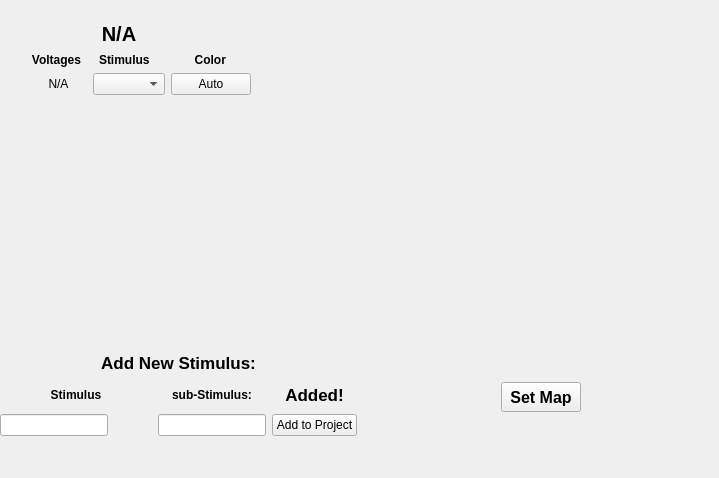
<?xml version="1.0" encoding="UTF-8"?>
<ui version="4.0">
 <class>Form</class>
 <widget class="QWidget" name="Form">
  <property name="geometry">
   <rect>
    <x>0</x>
    <y>0</y>
    <width>719</width>
    <height>478</height>
   </rect>
  </property>
  <property name="sizePolicy">
   <sizepolicy hsizetype="Fixed" vsizetype="Fixed">
    <horstretch>0</horstretch>
    <verstretch>0</verstretch>
   </sizepolicy>
  </property>
  <property name="minimumSize">
   <size>
    <width>695</width>
    <height>420</height>
   </size>
  </property>
  <property name="windowTitle">
   <string>Form</string>
  </property>
  <widget class="QPushButton" name="setMapBtn">
   <property name="geometry">
    <rect>
     <x>501</x>
     <y>382</y>
     <width>80</width>
     <height>30</height>
    </rect>
   </property>
   <property name="font">
    <font>
     <pointsize>12</pointsize>
     <weight>75</weight>
     <bold>true</bold>
    </font>
   </property>
   <property name="text">
    <string>Set Map</string>
   </property>
  </widget>
  <widget class="QWidget" name="">
   <property name="geometry">
    <rect>
     <x>0</x>
     <y>350</y>
     <width>357</width>
     <height>86</height>
    </rect>
   </property>
   <layout class="QGridLayout" name="gridLayout_4">
    <item row="1" column="2">
     <widget class="QLabel" name="label_15">
      <property name="font">
       <font>
        <weight>75</weight>
        <bold>true</bold>
       </font>
      </property>
      <property name="text">
       <string>sub-Stimulus:</string>
      </property>
      <property name="alignment">
       <set>Qt::AlignCenter</set>
      </property>
     </widget>
    </item>
    <item row="2" column="3">
     <widget class="QPushButton" name="addtoProjBtn">
      <property name="text">
       <string>Add to Project</string>
      </property>
     </widget>
    </item>
    <item row="2" column="0" colspan="2">
     <widget class="QLineEdit" name="stimLine">
      <property name="sizePolicy">
       <sizepolicy hsizetype="Fixed" vsizetype="Fixed">
        <horstretch>0</horstretch>
        <verstretch>0</verstretch>
       </sizepolicy>
      </property>
     </widget>
    </item>
    <item row="2" column="2">
     <widget class="QLineEdit" name="substimLine">
      <property name="sizePolicy">
       <sizepolicy hsizetype="Fixed" vsizetype="Fixed">
        <horstretch>0</horstretch>
        <verstretch>0</verstretch>
       </sizepolicy>
      </property>
     </widget>
    </item>
    <item row="1" column="0" colspan="2">
     <widget class="QLabel" name="label_14">
      <property name="font">
       <font>
        <weight>75</weight>
        <bold>true</bold>
       </font>
      </property>
      <property name="text">
       <string>Stimulus</string>
      </property>
      <property name="alignment">
       <set>Qt::AlignCenter</set>
      </property>
     </widget>
    </item>
    <item row="0" column="0" colspan="4">
     <widget class="QLabel" name="label_13">
      <property name="font">
       <font>
        <pointsize>13</pointsize>
        <weight>75</weight>
        <bold>true</bold>
       </font>
      </property>
      <property name="text">
       <string>Add New Stimulus:</string>
      </property>
      <property name="alignment">
       <set>Qt::AlignCenter</set>
      </property>
     </widget>
    </item>
    <item row="1" column="3">
     <widget class="QLabel" name="addedNewLabel">
      <property name="enabled">
       <bool>true</bool>
      </property>
      <property name="font">
       <font>
        <pointsize>13</pointsize>
        <weight>75</weight>
        <bold>true</bold>
       </font>
      </property>
      <property name="text">
       <string>Added!</string>
      </property>
      <property name="alignment">
       <set>Qt::AlignCenter</set>
      </property>
     </widget>
    </item>
   </layout>
  </widget>
  <widget class="QLabel" name="aux_1_title_label">
   <property name="geometry">
    <rect>
     <x>100</x>
     <y>20</y>
     <width>38</width>
     <height>27</height>
    </rect>
   </property>
   <property name="font">
    <font>
     <pointsize>15</pointsize>
     <weight>75</weight>
     <bold>true</bold>
    </font>
   </property>
   <property name="text">
    <string>N/A</string>
   </property>
   <property name="alignment">
    <set>Qt::AlignCenter</set>
   </property>
  </widget>
  <widget class="QWidget" name="">
   <property name="geometry">
    <rect>
     <x>30</x>
     <y>70</y>
     <width>221</width>
     <height>28</height>
    </rect>
   </property>
   <layout class="QHBoxLayout" name="horizontalLayout">
    <item>
     <widget class="QLabel" name="aux_1_label_1">
      <property name="text">
       <string>N/A</string>
      </property>
      <property name="alignment">
       <set>Qt::AlignCenter</set>
      </property>
     </widget>
    </item>
    <item>
     <widget class="QComboBox" name="aux_1_stimBox_1">
      <property name="maxVisibleItems">
       <number>20</number>
      </property>
     </widget>
    </item>
    <item>
     <widget class="QPushButton" name="aux_1_colorBtn_1">
      <property name="sizePolicy">
       <sizepolicy hsizetype="Preferred" vsizetype="Fixed">
        <horstretch>0</horstretch>
        <verstretch>0</verstretch>
       </sizepolicy>
      </property>
      <property name="text">
       <string>Auto</string>
      </property>
     </widget>
    </item>
   </layout>
  </widget>
  <widget class="QWidget" name="">
   <property name="geometry">
    <rect>
     <x>20</x>
     <y>50</y>
     <width>231</width>
     <height>20</height>
    </rect>
   </property>
   <layout class="QHBoxLayout" name="horizontalLayout_2">
    <item>
     <widget class="QLabel" name="aux_1_voltage_header_label">
      <property name="font">
       <font>
        <weight>75</weight>
        <bold>true</bold>
       </font>
      </property>
      <property name="text">
       <string>Voltages</string>
      </property>
      <property name="alignment">
       <set>Qt::AlignCenter</set>
      </property>
     </widget>
    </item>
    <item>
     <widget class="QLabel" name="label_2">
      <property name="font">
       <font>
        <weight>75</weight>
        <bold>true</bold>
       </font>
      </property>
      <property name="text">
       <string>Stimulus</string>
      </property>
      <property name="alignment">
       <set>Qt::AlignLeading|Qt::AlignLeft|Qt::AlignVCenter</set>
      </property>
     </widget>
    </item>
    <item>
     <widget class="QLabel" name="label_3">
      <property name="font">
       <font>
        <weight>75</weight>
        <bold>true</bold>
       </font>
      </property>
      <property name="text">
       <string>     Color</string>
      </property>
      <property name="alignment">
       <set>Qt::AlignLeading|Qt::AlignLeft|Qt::AlignVCenter</set>
      </property>
     </widget>
    </item>
   </layout>
  </widget>
 </widget>
 <resources/>
 <connections>
  <connection>
   <sender>stimLine</sender>
   <signal>textChanged(QString)</signal>
   <receiver>addedNewLabel</receiver>
   <slot>hide()</slot>
   <hints>
    <hint type="sourcelabel">
     <x>72</x>
     <y>396</y>
    </hint>
    <hint type="destinationlabel">
     <x>318</x>
     <y>366</y>
    </hint>
   </hints>
  </connection>
  <connection>
   <sender>substimLine</sender>
   <signal>textChanged(QString)</signal>
   <receiver>addedNewLabel</receiver>
   <slot>hide()</slot>
   <hints>
    <hint type="sourcelabel">
     <x>203</x>
     <y>396</y>
    </hint>
    <hint type="destinationlabel">
     <x>318</x>
     <y>366</y>
    </hint>
   </hints>
  </connection>
 </connections>
</ui>
